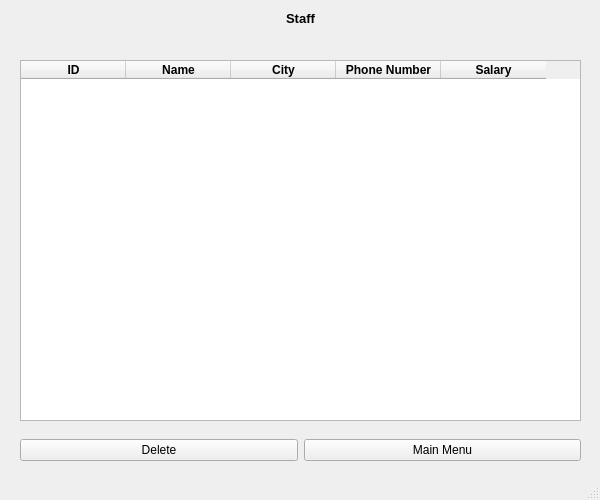
<?xml version="1.0" encoding="UTF-8"?>
<ui version="4.0">
 <class>MainWindow</class>
 <widget class="QMainWindow" name="MainWindow">
  <property name="geometry">
   <rect>
    <x>0</x>
    <y>0</y>
    <width>600</width>
    <height>500</height>
   </rect>
  </property>
  <property name="windowTitle">
   <string>MainWindow</string>
  </property>
  <widget class="QWidget" name="centralwidget">
   <widget class="QTableWidget" name="StaffTable">
    <property name="enabled">
     <bool>true</bool>
    </property>
    <property name="geometry">
     <rect>
      <x>20</x>
      <y>60</y>
      <width>561</width>
      <height>361</height>
     </rect>
    </property>
    <property name="font">
     <font>
      <weight>75</weight>
      <bold>true</bold>
     </font>
    </property>
    <property name="accessibleDescription">
     <string notr="true"/>
    </property>
    <property name="autoFillBackground">
     <bool>true</bool>
    </property>
    <attribute name="horizontalHeaderDefaultSectionSize">
     <number>105</number>
    </attribute>
    <column>
     <property name="text">
      <string>ID</string>
     </property>
     <property name="font">
      <font>
       <weight>75</weight>
       <bold>true</bold>
      </font>
     </property>
    </column>
    <column>
     <property name="text">
      <string>Name</string>
     </property>
     <property name="font">
      <font>
       <weight>75</weight>
       <bold>true</bold>
      </font>
     </property>
    </column>
    <column>
     <property name="text">
      <string>City</string>
     </property>
     <property name="font">
      <font>
       <weight>75</weight>
       <bold>true</bold>
      </font>
     </property>
    </column>
    <column>
     <property name="text">
      <string>Phone Number</string>
     </property>
     <property name="font">
      <font>
       <weight>75</weight>
       <bold>true</bold>
      </font>
     </property>
    </column>
    <column>
     <property name="text">
      <string>Salary</string>
     </property>
     <property name="font">
      <font>
       <weight>75</weight>
       <bold>true</bold>
      </font>
     </property>
    </column>
   </widget>
   <widget class="QWidget" name="verticalLayoutWidget">
    <property name="geometry">
     <rect>
      <x>20</x>
      <y>10</y>
      <width>561</width>
      <height>41</height>
     </rect>
    </property>
    <layout class="QVBoxLayout" name="verticalLayout">
     <item>
      <widget class="QLabel" name="label">
       <property name="text">
        <string>&lt;html&gt;&lt;head/&gt;&lt;body&gt;&lt;p align=&quot;center&quot;&gt;&lt;span style=&quot; font-size:10pt; font-weight:600;&quot;&gt;Staff&lt;/span&gt;&lt;/p&gt;&lt;/body&gt;&lt;/html&gt;</string>
       </property>
      </widget>
     </item>
     <item alignment="Qt::AlignHCenter">
      <widget class="QLabel" name="error_msg">
       <property name="text">
        <string/>
       </property>
      </widget>
     </item>
    </layout>
   </widget>
   <widget class="QWidget" name="horizontalLayoutWidget">
    <property name="geometry">
     <rect>
      <x>20</x>
      <y>430</y>
      <width>561</width>
      <height>41</height>
     </rect>
    </property>
    <layout class="QHBoxLayout" name="horizontalLayout">
     <item>
      <widget class="QPushButton" name="delBtn">
       <property name="text">
        <string>Delete</string>
       </property>
      </widget>
     </item>
     <item>
      <widget class="QPushButton" name="mainMenuBtn">
       <property name="text">
        <string>Main Menu</string>
       </property>
      </widget>
     </item>
    </layout>
   </widget>
  </widget>
  <widget class="QStatusBar" name="statusbar"/>
  <action name="actionViewRev">
   <property name="text">
    <string>Students</string>
   </property>
  </action>
  <action name="actionAddClient">
   <property name="text">
    <string>Add</string>
   </property>
  </action>
  <action name="actionViewClient">
   <property name="text">
    <string>View</string>
   </property>
  </action>
  <action name="actionAddInvoice">
   <property name="text">
    <string>Add</string>
   </property>
  </action>
  <action name="actionViewInvoice">
   <property name="text">
    <string>View</string>
   </property>
  </action>
  <action name="actionViewExpenses">
   <property name="text">
    <string>Expenses</string>
   </property>
  </action>
  <action name="actionLogout">
   <property name="text">
    <string>Logout</string>
   </property>
  </action>
 </widget>
 <resources/>
 <connections/>
</ui>
